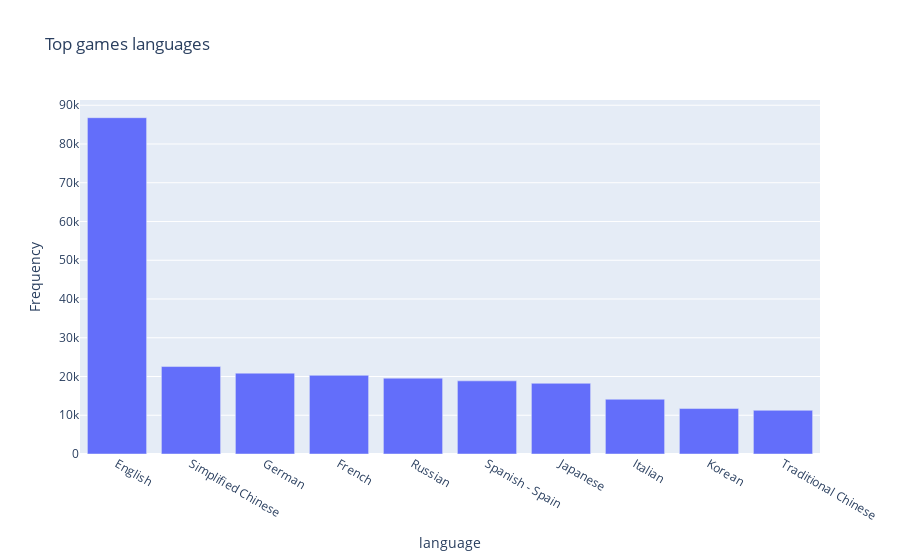

The notebook cell saved with this chart:
### Code cell
language_count_graph = px.bar(language_count, y='Frequency', x='language', title='Top games languages')
language_count_graph.show()

### Figure 1 — Plotly figure (JSON) as saved in the notebook; plotly's stock layout.template omitted (floating-point values rounded to 4 significant figures)
{"data": [{"alignmentgroup": "True", "hovertemplate": "language=%{x}<br>Frequency=%{y}<extra></extra>", "legendgroup": "", "marker": {"color": "#636efa", "pattern": {"shape": ""}}, "name": "", "offsetgroup": "", "orientation": "v", "showlegend": false, "textposition": "auto", "type": "bar", "x": ["English", "Simplified Chinese", "German", "French", "Russian", "Spanish - Spain", "Japanese", "Italian", "Korean", "Traditional Chinese"], "xaxis": "x", "y": [86785, 22568, 20862, 20299, 19570, 18874, 18241, 14129, 11728, 11275], "yaxis": "y"}], "layout": {"barmode": "relative", "legend": {"tracegroupgap": 0}, "title": {"text": "Top games languages"}, "xaxis": {"anchor": "y", "domain": [0, 1], "title": {"text": "language"}}, "yaxis": {"anchor": "x", "domain": [0, 1], "title": {"text": "Frequency"}}}}
